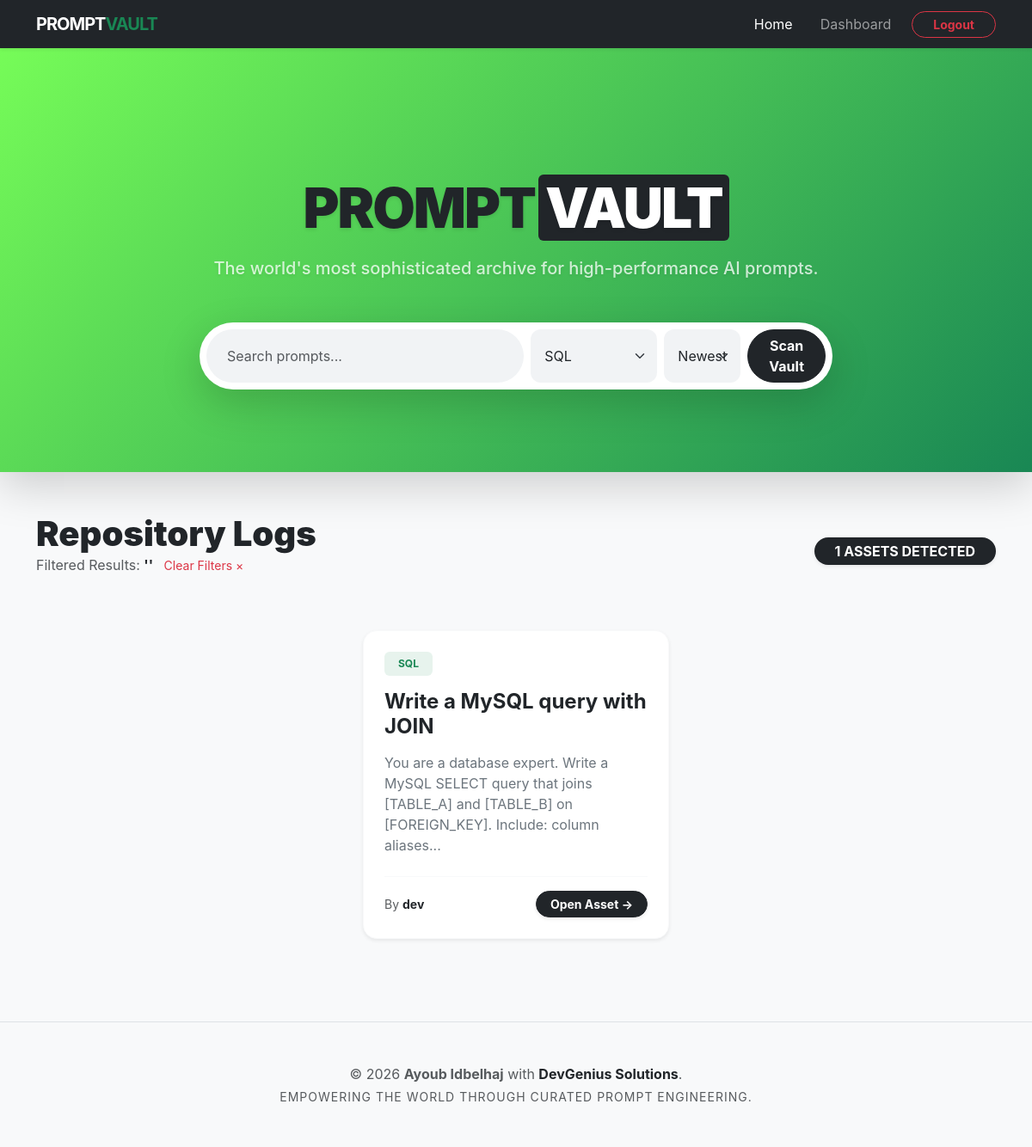
The app's page /app/index.php?category=2 (signed in) with its own data.
### tables this page shows
CREATE TABLE prompts (
    id          INT UNSIGNED NOT NULL AUTO_INCREMENT,  
    title       VARCHAR(200) NOT NULL,  
    content     TEXT         NOT NULL,  
    user_id     INT UNSIGNED NOT NULL,  
    category_id INT UNSIGNED NOT NULL,  
    created_at  DATETIME     NOT NULL DEFAULT CURRENT_TIMESTAMP,  
    updated_at  DATETIME     NOT NULL DEFAULT CURRENT_TIMESTAMP ON UPDATE CURRENT_TIMESTAMP,  
    PRIMARY KEY (id),

     
    CONSTRAINT fk_prompts_user     FOREIGN KEY (user_id)     REFERENCES users(id)      ON DELETE CASCADE,
     
    CONSTRAINT fk_prompts_category FOREIGN KEY (category_id) REFERENCES categories(id) ON DELETE RESTRICT
);

CREATE TABLE categories (
    id         INT UNSIGNED NOT NULL AUTO_INCREMENT,  
    name       VARCHAR(100) NOT NULL UNIQUE,  
    created_at DATETIME     NOT NULL DEFAULT CURRENT_TIMESTAMP,  
    PRIMARY KEY (id)
);

CREATE TABLE users (
    id            INT UNSIGNED         NOT NULL AUTO_INCREMENT,  
    username      VARCHAR(50)          NOT NULL UNIQUE, 
    email         VARCHAR(150)         NOT NULL UNIQUE, 
    password_hash VARCHAR(255)         NOT NULL, 
    role          ENUM('user','admin') NOT NULL DEFAULT 'user',  
    created_at    DATETIME             NOT NULL DEFAULT CURRENT_TIMESTAMP,  
    PRIMARY KEY (id)  
);

### app/index.php (the view, shortened to what this page needs)
<?php
require_once dirname(__DIR__) . '/config/db.php';
$search   = isset($_GET['search']) ? trim($_GET['search']) : '';
$category = isset($_GET['category']) ? $_GET['category'] : '';
$sort     = isset($_GET['sort']) ? $_GET['sort'] : 'newest';
$page     = isset($_GET['page']) && is_numeric($_GET['page']) ? (int)$_GET['page'] : 1;
$limit    = 6;
$offset   = ($page - 1) * $limit;
try {
    $baseQuery = "
        FROM prompts p
        INNER JOIN users u ON p.user_id = u.id
        INNER JOIN categories c ON p.category_id = c.id
        WHERE 1=1
    ";
    $params = [];
    if (!empty($category) && is_numeric($category)) {
        $baseQuery .= " AND p.category_id = ?";
        $params[] = (int)$category;
    }
    $countStmt = $pdo->prepare("SELECT COUNT(*) $baseQuery");
    $countStmt->execute($params);
    $totalCount = $countStmt->fetchColumn();
    $orderBy = ($sort === 'oldest') ? 'p.created_at ASC' : 'p.created_at DESC';
    $mainStmt = $pdo->prepare("SELECT p.*, u.username as author, c.name as category $baseQuery ORDER BY $orderBy LIMIT $limit OFFSET $offset");
    $mainStmt->execute($params);
    $prompts = $mainStmt->fetchAll();
    $catStmt = $pdo->query("SELECT id, name FROM categories ORDER BY name ASC");
    $categories = $catStmt->fetchAll();
} catch (PDOException $e) {
    $error = "System Synchronization Error: " . $e->getMessage();
}
require_once dirname(__DIR__) . '/includes/header.php';
?>
<section class="hero-section text-center shadow-lg mb-5 pb-5">
    <div class="container py-lg-5">
        <h1 class="display-3 fw-900 mb-3 text-dark">
            PROMPT<span class="text-white bg-dark px-2 rounded ms-1">VAULT</span>
        </h1>
        <p class="lead mb-5 mx-auto w-75 fw-500 opacity-75">
            The world's most sophisticated archive for high-performance AI prompts.
        </p>
        <div class="row justify-content-center">
            <div class="col-md-10 col-lg-8">
                <form action="index.php" method="GET" class="bg-white p-2 rounded-pill shadow-lg d-flex gap-2">
                    <input type="text" name="search" class="form-control border-0 px-4 rounded-pill" value="<?php echo htmlspecialchars($search); ?>" placeholder="Search prompts..." style="box-shadow: none;">
                    <select name="category" class="form-select border-0 w-auto d-none d-md-block" style="box-shadow: none;">
                        <?php foreach ($categories as $cat): ?>
                            <option value="<?php echo $cat['id']; ?>" <?php echo ($cat['id'] == $category) ? 'selected' : ''; ?>>
                                <?php echo htmlspecialchars($cat['name']); ?>
                            </option>
                        <?php endforeach; ?>
                    </select>
                    <select name="sort" class="form-select border-0 w-auto d-none d-lg-block" style="box-shadow: none;">
                        <option value="newest" <?php echo ($sort == 'newest') ? 'selected' : ''; ?>>Newest</option>
                    </select>
                    <button type="submit" class="btn btn-dark px-4 rounded-pill fw-bold">Scan Vault</button>
                </form>
            </div>
        </div>
    </div>
</section>
<div class="container pb-5" id="prompts">
    <div class="row align-items-center mb-5 mt-4">
        <div class="col-md-8">
            <h2 class="fw-900 display-6 mb-0">Repository Logs</h2>
            <p class="text-muted">
                <?php if (!empty($search) || !empty($category)): ?>
                    Filtered Results: <span class="fw-bold text-dark">'<?php echo htmlspecialchars($search); ?>'</span>
                    <a href="index.php" class="text-danger small ms-2 text-decoration-none">Clear Filters &times;</a>
                <?php else: ?>
                    The latest contributions from our global engineering network.
                <?php endif; ?>
            </p>
        </div>
        <div class="col-md-4 text-md-end">
            <span class="badge bg-dark rounded-pill py-2 px-4 shadow-sm fs-6">
                <?php echo $totalCount; ?> ASSETS DETECTED
            </span>
        </div>
    </div>
    <?php if (isset($error)): ?>
        <div class="alert alert-danger py-4 shadow-sm rounded-4" role="alert">
            <h5 class="alert-heading fw-bold">Critical Error</h5>
            <p class="mb-0"><code><?php echo $error; ?></code></p>
        </div>
    <?php else: ?>
        <div class="row g-4 justify-content-center">
            <?php foreach ($prompts as $prompt): ?>
                <div class="col-sm-12 col-md-6 col-lg-4">
                    <article class="card h-100 shadow-sm rounded-4 border-light transition-hover overflow-hidden">
                        <div class="card-body p-4 d-flex flex-column">
                            <div class="mb-3">
                                <span class="badge bg-success bg-opacity-10 text-success text-uppercase fw-bold py-2 px-3 small">
                                    <?php echo htmlspecialchars($prompt['category']); ?>
                                </span>
                            </div>
                            <h4 class="card-title fw-bold mb-3"><?php echo htmlspecialchars($prompt['title']); ?></h4>
                            <p class="card-text text-secondary mb-4 flex-grow-1">
                                <?php
                                    $snippet = htmlspecialchars($prompt['content']);
                                    echo (strlen($snippet) > 130) ? substr($snippet, 0, 130) . "..." : $snippet;
                                ?>
                            </p>
                            <div class="mt-auto d-flex justify-content-between align-items-center border-top border-light pt-3">
                                <div class="text-muted small">
                                    By <span class="fw-bold text-dark"><?php echo htmlspecialchars($prompt['author']); ?></span>
                                </div>
                                <a href="view-prompt.php?id=<?php echo $prompt['id']; ?>" class="btn btn-sm btn-dark px-3 rounded-pill fw-bold shadow-sm">
                                    Open Asset &rarr;
                                </a>
                            </div>
                        </div>
                    </article>
                </div>
            <?php endforeach; ?>
        </div>
    <?php endif; ?>
</div>
<?php require_once dirname(__DIR__) . '/includes/footer.php'; ?>

### style/main.css (style rules this page uses)
:root { --primary-color: #198754; --primary-dark: #146c43; --dark-color: #212529; --accent-color: #76fc58; --bg-light: #f8f9fa; --card-shadow: 0 10px 30px rgba(0, 0, 0, 0.05); --card-shadow-hover: 0 15px 45px rgba(0, 0, 0, 0.1); }
html { scroll-behavior: smooth; height: 100%; }
body { background-color: var(--bg-light); font-family: 'Inter', system-ui, -apple-system, sans-serif; color: var(--dark-color); display: flex; flex-direction: column; min-height: 100vh; }
.fw-900 { font-weight: 900; }
.fw-500 { font-weight: 500; }
.hero-section { background: linear-gradient(135deg, var(--accent-color) 0%, var(--primary-color) 100%); color: #fff; padding: 100px 0; text-shadow: 0 2px 4px rgba(0,0,0,0.1); }
.hero-section h1 { letter-spacing: -2px; }
.transition-hover { transition: transform 0.3s cubic-bezier(0.34, 1.56, 0.64, 1), box-shadow 0.3s ease; }
.card { transition: all 0.3s ease; }
.form-control, .form-select { padding: 12px 16px; border-radius: 12px; border: 2px solid transparent; background-color: #f1f3f5; transition: all 0.2s ease; }

### records on screen
prompts: category.name "SQL", title "Write a MySQL query with JOIN", content "You are a database expert. Write a MySQL SELECT query that joins [TABLE_A] and [TABLE_B] on [FOREIGN_KEY]. Include: column aliases", user.username "dev"

### other values on screen
$totalCount "1"
form field category "SQL"
